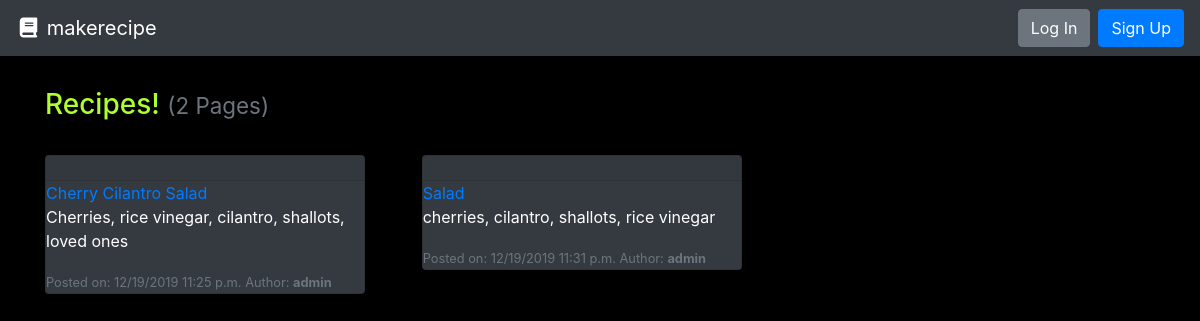
The page / on the database its author committed.
### recipe/models.py (models this page shows, shortened)
class Page(models.Model):
    title = models.CharField(max_length=settings.RECIPE_PAGE_TITLE_MAX_LENGTH, unique=True,
                             help_text="Title of your page.")
    author = models.ForeignKey(User, on_delete=models.PROTECT,
                               help_text="The user that posted this article.")
    slug = models.CharField(max_length=settings.RECIPE_PAGE_TITLE_MAX_LENGTH, blank=True, editable=False,
                            help_text="Unique URL path to access this page. Generated by the system.")
    content = models.TextField(
        help_text="Write the content of your page here.")
    created = models.DateTimeField(auto_now_add=True,
                                   help_text="The date and time this page was created. Automatically generated when the model saves.")
    modified = models.DateTimeField(auto_now=True,
                                    help_text="The date and time this page was updated. Automatically generated when the model updates.")

### recipe/views.py (the view)
# urls.py: path('', PageListView.as_view(), name='recipe-list-page'),
class PageListView(ListView):
    model = Page
    def get(self, request):
        pages = self.get_queryset().all()
        return render(request, 'list.html', {
          'pages': pages
        })

### templates/recipe/list.html
{% extends "base.html" %}
{% block content %}
<h3  style="color:greenyellow;">Recipes! {% if pages %}<small class="text-muted">({{ pages|length }}
    Page{{ pages|length|pluralize:"s" }})</small>{% endif %}</h3>
<hr>
{% if pages %}
<div class="card-columns">
  {% for page in pages %}
        {% include "partials/card.html" %}
  {% endfor %}
</div>
{% else %}
<div class="alert alert-primary" role="alert">No pages to display.</div>
{% endif %}
{% endblock %}

### templates/recipe/partials/card.html
<div class="card text-white bg-dark mb-3" style="max-width: 20rem;">
  <div class="card-header"></div>
  <div class="card-body>
    <h5 class="card-title"><a href="{% url 'recipe-details-page' page.slug %}" title="Read More">{{ page.title }}</a></h5>
    <p class="card-text">{{ page.content|truncatewords_html:30 }}
    </p>
    <small class="text-muted">Posted on: {{ page.modified|date:"SHORT_DATETIME_FORMAT" }} Author: <b>{{ page.author.username }}</b></small>
  </div>
</div>

### rows shown on the page
Page: title "Cherry Cilantro Salad", content "Cherries, rice vinegar, cilantro, shallots, loved ones", modified "12/19/2019 11:25 p.m.", author.username "admin"
Page: title "Salad", content "cherries, cilantro, shallots, rice vinegar", modified "12/19/2019 11:31 p.m.", author.username "admin"

### other values the page prints
{{ pages|length }} "2"
